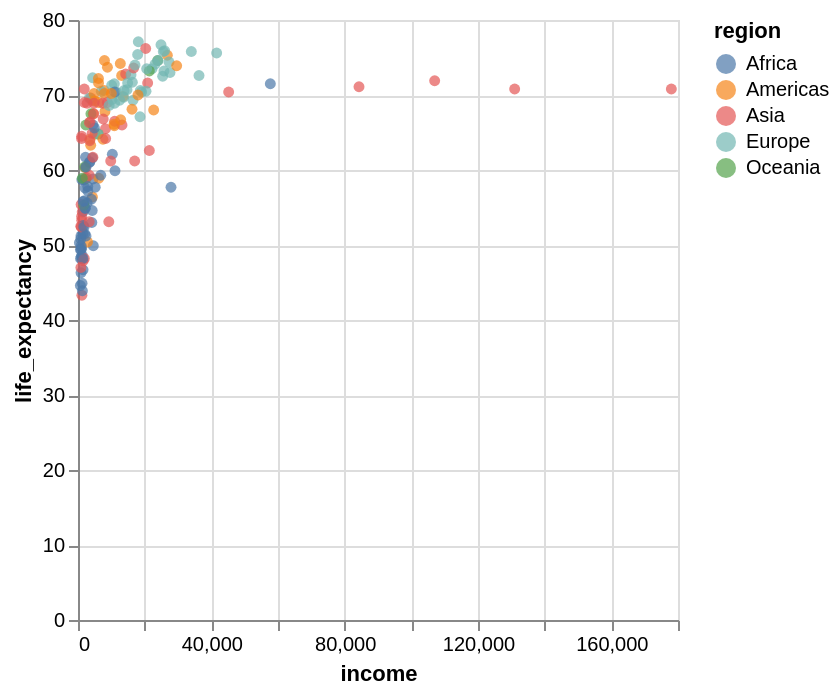

Notebook source saved alongside this figure:
### Markdown cell above
<div class="alert alert-info" style="color:black">

### Question 2.1
rubric={accuracy:1,quality:1,viz:2}

<h4>Python</h4>
<ol type="1">
<li>I have uploaded the <a href=https://raw.githubusercontent.com/UofTCoders/workshops-dc-py/master/data/processed/world-data-gapminder.csv> 2018 Gapminder data at this URL.</a> Use <code>read_csv</code> from <code>pandas</code> to load the data directly from the URL and assign it a suitable variable name. Set the <code>parse_dates</code> parameter to <code>['year']</code> to ensure that Altair recognizes this columns as time data.</li>
<li>Now let’s create a similar bubble chart to what you saw in the video:
<ul>
<li>Filter the dataframe to only keep observations from a single year, 1962. You can create a new data frame variable or perform the filtering directly as you pass the data to Altair. Dates can be matched as strings when filtering.</li>
<li>Use a circle mark to recreate the appearance of the plot in the video.</li>
<li>Encode the proper variables so that children per woman is on the x-axis, life expectancy on the y-axis, and so that the circles’ color corresponds to their region, and the size reflects the population.</li>
</ul></li>
</ol>
<p> Don't worry about getting axis labels and sizes to be exactly like in the video,
we will return to this code later in the lab to customize it.</p>
</div>

### Code cell
import pandas as pd
import altair as alt
pdata = pd.read_csv("https://raw.githubusercontent.com/UofTCoders/workshops-dc-py/master/data/processed/world-data-gapminder.csv", parse_dates = ['year'])

pdatanew = pdata.query("year == '1980-01-01'")
pdatanew.head(20)
chart = alt.Chart(pdatanew).mark_circle().encode(x='income:Q',
    y='life_expectancy:Q',
    color='region:N',
    tooltip=['country']
)
chart

### Figure 1 — Vega-Lite specification as saved in the notebook (floating-point values rounded to 4 significant figures; data arrays with more than 128 entries replaced by an {"elided": "..."} marker saying what was removed)
{"config": {"view": {"continuousWidth": 300, "continuousHeight": 300}}, "data": {"name": "data-0d639d039906bb53b1d558d6d8c07f92"}, "mark": {"type": "circle"}, "encoding": {"color": {"field": "region", "type": "nominal"}, "tooltip": [{"field": "country", "type": "nominal"}], "x": {"field": "income", "type": "quantitative"}, "y": {"field": "life_expectancy", "type": "quantitative"}}, "$schema": "https://vega.github.io/schema/vega-lite/v5.20.1.json", "datasets": {"data-0d639d039906bb53b1d558d6d8c07f92": {"elided": "178 records"}}}
